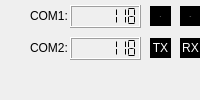
  <widget class="QDockWidget" name="qdwFreq">
   <property name="minimumSize">
    <size>
     <width>40</width>
     <height>70</height>
    </size>
   </property>
   <property name="features">
    <set>QDockWidget::NoDockWidgetFeatures</set>
   </property>
   <attribute name="dockWidgetArea">
    <number>4</number>
   </attribute>
   <widget class="QWidget" name="dockWidgetContents_2">
    <widget class="QLCDNumber" name="qlncom1">
     <property name="geometry">
      <rect>
       <x>70</x>
       <y>5</y>
       <width>71</width>
       <height>23</height>
      </rect>
     </property>
     <property name="styleSheet">
      <string notr="true"/>
     </property>
     <property name="frameShape">
      <enum>QFrame::Box</enum>
     </property>
     <property name="smallDecimalPoint">
      <bool>false</bool>
     </property>
     <property name="digitCount">
      <number>7</number>
     </property>
     <property name="segmentStyle">
      <enum>QLCDNumber::Flat</enum>
     </property>
     <property name="value" stdset="0">
      <double>118.000000000000000</double>
     </property>
    </widget>
    <widget class="QLabel" name="qlbcom1">
     <property name="geometry">
      <rect>
       <x>30</x>
       <y>10</y>
       <width>54</width>
       <height>12</height>
      </rect>
     </property>
     <property name="styleSheet">
      <string notr="true">font: 12px &quot;新宋体&quot;;</string>
     </property>
     <property name="text">
      <string>COM1:</string>
     </property>
    </widget>
    <widget class="QLabel" name="qlbcom2">
     <property name="geometry">
      <rect>
       <x>30</x>
       <y>42</y>
       <width>54</width>
       <height>12</height>
      </rect>
     </property>
     <property name="styleSheet">
      <string notr="true">font: 12px &quot;新宋体&quot;;</string>
     </property>
     <property name="text">
      <string>COM2:</string>
     </property>
    </widget>
    <widget class="QLCDNumber" name="qlncom2">
     <property name="geometry">
      <rect>
       <x>70</x>
       <y>37</y>
       <width>71</width>
       <height>23</height>
      </rect>
     </property>
     <property name="digitCount">
      <number>7</number>
     </property>
     <property name="segmentStyle">
      <enum>QLCDNumber::Flat</enum>
     </property>
     <property name="value" stdset="0">
      <double>118.000000000000000</double>
     </property>
    </widget>
    <widget class="QDial" name="qdialCom1">
     <property name="geometry">
      <rect>
       <x>210</x>
       <y>0</y>
       <width>31</width>
       <height>31</height>
      </rect>
     </property>
     <property name="minimum">
      <number>0</number>
     </property>
     <property name="maximum">
      <number>759</number>
     </property>
     <property name="singleStep">
      <number>1</number>
     </property>
     <property name="pageStep">
      <number>1</number>
     </property>
     <property name="value">
      <number>0</number>
     </property>
     <property name="wrapping">
      <bool>true</bool>
     </property>
     <property name="notchTarget">
      <double>20.000000000000000</double>
     </property>
     <property name="notchesVisible">
      <bool>true</bool>
     </property>
    </widget>
    <widget class="QDial" name="qdialCom2">
     <property name="geometry">
      <rect>
       <x>210</x>
       <y>32</y>
       <width>31</width>
       <height>31</height>
      </rect>
     </property>
     <property name="minimum">
      <number>0</number>
     </property>
     <property name="maximum">
      <number>759</number>
     </property>
     <property name="singleStep">
      <number>1</number>
     </property>
     <property name="pageStep">
      <number>1</number>
     </property>
     <property name="value">
      <number>0</number>
     </property>
     <property name="wrapping">
      <bool>true</bool>
     </property>
     <property name="notchTarget">
      <double>20.000000000000000</double>
     </property>
     <property name="notchesVisible">
      <bool>true</bool>
     </property>
    </widget>
    <widget class="QLabel" name="qlbTX1">
     <property name="geometry">
      <rect>
       <x>150</x>
       <y>6</y>
       <width>21</width>
       <height>20</height>
      </rect>
     </property>
     <property name="font">
      <font>
       <family>Microsoft YaHei</family>
       <pointsize>-1</pointsize>
       <weight>50</weight>
       <italic>false</italic>
       <bold>false</bold>
       <kerning>true</kerning>
      </font>
     </property>
     <property name="autoFillBackground">
      <bool>false</bool>
     </property>
     <property name="styleSheet">
      <string notr="true">background-color: rgb(0, 0, 0);
color: white;
font: 12px &quot;Microsoft YaHei&quot;;</string>
     </property>
     <property name="text">
      <string>TX</string>
     </property>
     <property name="alignment">
      <set>Qt::AlignCenter</set>
     </property>
    </widget>
    <widget class="QLabel" name="qlbTX2">
     <property name="geometry">
      <rect>
       <x>150</x>
       <y>38</y>
       <width>21</width>
       <height>20</height>
      </rect>
     </property>
     <property name="autoFillBackground">
      <bool>false</bool>
     </property>
     <property name="styleSheet">
      <string notr="true">background-color: rgb(0, 0, 0);
color: white;
font: 12px &quot;Microsoft YaHei&quot;;</string>
     </property>
     <property name="text">
      <string>TX</string>
     </property>
     <property name="alignment">
      <set>Qt::AlignCenter</set>
     </property>
    </widget>
    <widget class="QLabel" name="qlbRX1">
     <property name="geometry">
      <rect>
       <x>180</x>
       <y>6</y>
       <width>21</width>
       <height>20</height>
      </rect>
     </property>
     <property name="font">
      <font>
       <family>Microsoft YaHei</family>
       <pointsize>-1</pointsize>
       <weight>50</weight>
       <italic>false</italic>
       <bold>false</bold>
       <kerning>true</kerning>
      </font>
     </property>
     <property name="autoFillBackground">
      <bool>false</bool>
     </property>
     <property name="styleSheet">
      <string notr="true">background-color: rgb(0, 0, 0);
color: white;
font: 12px &quot;Microsoft YaHei&quot;;</string>
     </property>
     <property name="text">
      <string>RX</string>
     </property>
     <property name="alignment">
      <set>Qt::AlignCenter</set>
     </property>
    </widget>
    <widget class="QLabel" name="qlbRX2">
     <property name="geometry">
      <rect>
       <x>180</x>
       <y>38</y>
       <width>21</width>
       <height>20</height>
      </rect>
     </property>
     <property name="autoFillBackground">
      <bool>false</bool>
     </property>
     <property name="styleSheet">
      <string notr="true">background-color: rgb(0, 0, 0);
color: white;
font: 12px &quot;Microsoft YaHei&quot;;</string>
     </property>
     <property name="text">
      <string>RX</string>
     </property>
     <property name="alignment">
      <set>Qt::AlignCenter</set>
     </property>
    </widget>
    <widget class="QLabel" name="qlbLastRecv">
     <property name="geometry">
      <rect>
       <x>250</x>
       <y>0</y>
       <width>151</width>
       <height>31</height>
      </rect>
     </property>
     <property name="styleSheet">
      <string notr="true">font: 75 12px &quot;微软雅黑&quot;;</string>
     </property>
     <property name="text">
      <string>最后收听：</string>
     </property>
    </widget>
    <widget class="QCheckBox" name="qcbRadioEffect">
     <property name="geometry">
      <rect>
       <x>420</x>
       <y>0</y>
       <width>111</width>
       <height>31</height>
      </rect>
     </property>
     <property name="text">
      <string>无线电音效</string>
     </property>
    </widget>
    <widget class="QCheckBox" name="qcbOnTop">
     <property name="geometry">
      <rect>
       <x>250</x>
       <y>40</y>
       <width>81</width>
       <height>20</height>
      </rect>
     </property>
     <property name="text">
      <string>置顶窗口</string>
     </property>
    </widget>
   </widget>
  </widget>
